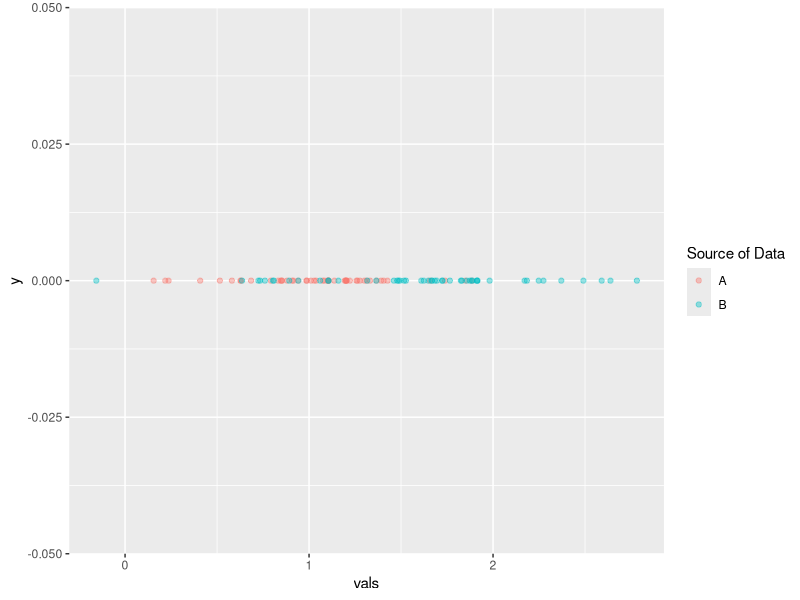
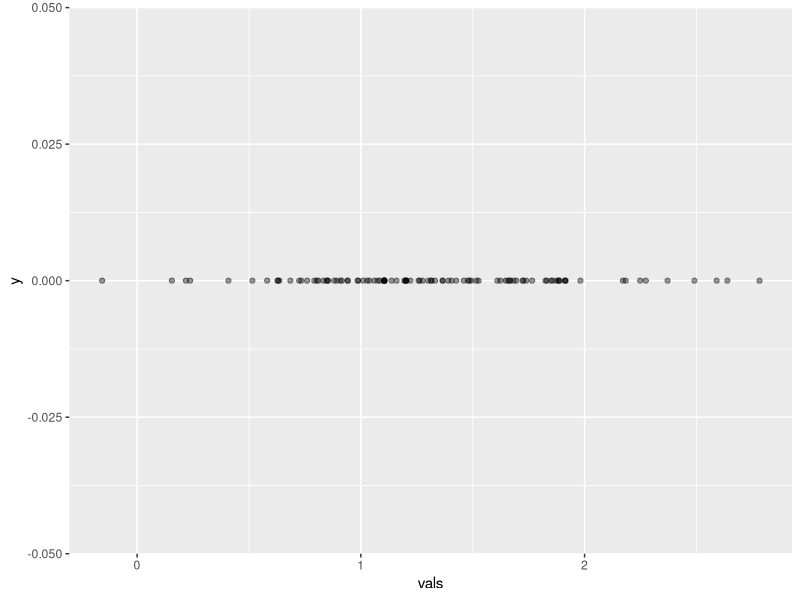
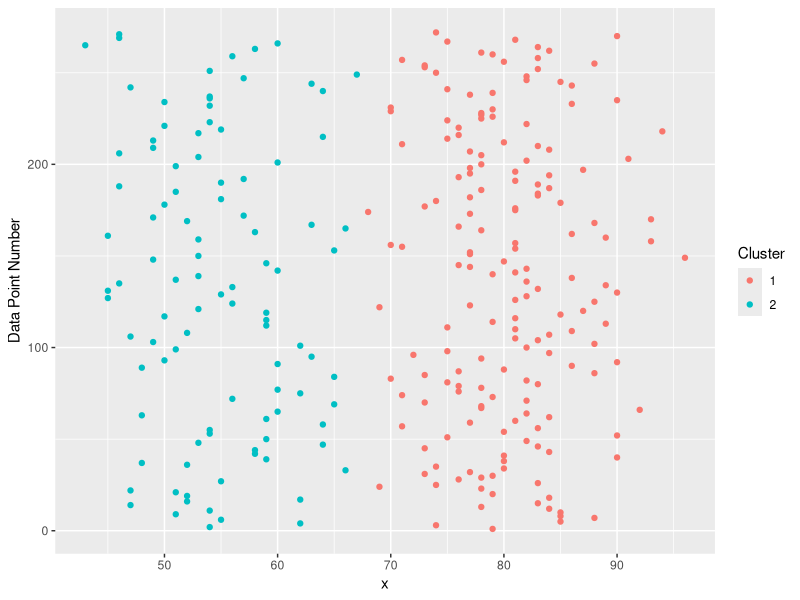

Write the R code that produced these figures, in order.
## ---- chunk 1
library("ggplot2")
library("dplyr")
library("reshape2")
library("mixtools")

options(scipen = 999)

comp1.vals <- data_frame(comp = "A", 
                         vals = rnorm(50, mean = 1, sd = 0.5))
comp2.vals <- data_frame(comp = "B", 
                         vals = rnorm(50, mean = 1.5, sd = 0.5))

vals.df <- bind_rows(comp1.vals, comp2.vals)

vals.df %>%
  ggplot(aes(x = vals, y = 0, color = factor(comp))) +
  geom_point(alpha = 0.4) +
  scale_color_discrete(name = "Source of Data")
## ---- chunk 2
vals.df %>%
  group_by(comp) %>%
  summarize(mean_vals = mean(vals),
            sd_vals = sd(vals))
## ---- chunk 3
vals.df %>%
  ggplot(aes(x = vals, y = 0)) +
  geom_point(alpha = 0.4)
## ---- chunk 4
#' Plot a Mixture Component
#' 
#' @param x Input Data
#' @param mu Mean of Component
#' @param sigma Standard of Component
#' @param lam Mixture Weight of Component
plot_mix_comps <- function(x, mu, sigma, lam) {
  lam * dnorm(x, mu, sigma)
}

set.seed(1)
wait <- faithful$waiting
mixmdl <- normalmixEM(wait, k = 2)

post.df <- as.data.frame(cbind(x = mixmdl$x, mixmdl$posterior))
## ---- chunk 5
wait.kmeans <- kmeans(wait, 2)
wait.kmeans.cluster <- wait.kmeans$cluster

wait.df <- data_frame(x = wait, cluster = wait.kmeans.cluster)

wait.df %>%
  mutate(num = 1:n()) %>%
  ggplot(aes(y = num, x = x, color = factor(cluster))) +
  geom_point() +
  ylab("Data Point Number") +
  scale_color_discrete(name = "Cluster")
## ---- chunk 6
wait.summary.df <- wait.df %>%
	group_by(cluster) %>%
	summarize(mu = mean(x), std = sd(x), size = n())

wait.summary.df %>%
	dplyr::select(cluster, mu, std)
## ---- chunk 7
wait.summary.df <- wait.summary.df %>%
	mutate(alpha = size / sum(size))

wait.summary.df %>%
	dplyr::select(cluster, size, alpha)
## ---- chunk 8
comp1.prod <- 
  dnorm(66, wait.summary.df$mu[1], wait.summary.df$std[1]) *
  wait.summary.df$alpha[1]
## ---- chunk 9
comp2.prod <- 
  dnorm(66, wait.summary.df$mu[2], wait.summary.df$std[2]) *
  wait.summary.df$alpha[2]

normalizer <- comp1.prod + comp2.prod
## ---- chunk 10
comp1.prod / normalizer
## ---- chunk 11
comp1.prod <- dnorm(x = wait, mean = wait.summary.df$mu[1], 
                    sd = wait.summary.df$std[1]) * wait.summary.df$alpha[1]

comp2.prod <- dnorm(x = wait, mean = wait.summary.df$mu[2], 
                    sd = wait.summary.df$std[2]) * wait.summary.df$alpha[2]

normalizer <- comp1.prod + comp2.prod

comp1.post <- comp1.prod / normalizer
comp2.post <- comp2.prod / normalizer
## ---- chunk 12
comp1.n <- sum(comp1.prod)
comp2.n <- sum(comp2.prod)

comp1.mu <- 1/comp1.n * sum(comp1.post * wait)
comp2.mu <- 1/comp2.n * sum(comp2.post * wait)

comp1.var <- sum(comp1.post * (wait - comp1.mu)^2) * 1/comp1.n
comp2.var <- sum(comp2.post * (wait - comp2.mu)^2) * 1/comp2.n

comp1.alpha <- comp1.n / length(wait)
comp2.alpha <- comp2.n / length(wait)

comp.params.df <- data.frame(comp = c("comp1", "comp2"),
                             comp.mu = c(comp1.mu, comp2.mu),
                             comp.var = c(comp1.var, comp2.var),
                             comp.alpha = c(comp1.alpha, comp2.alpha),
                             comp.cal = c("self", "self"))
## ---- chunk 13
# Already calculate component responsibilities for each data point from above
sum.of.comps <- comp1.prod + comp2.prod
sum.of.comps.ln <- log(sum.of.comps, base = exp(1))
sum(sum.of.comps.ln)
## ---- chunk 14
#' Expectation Step 
#'
#' Calculate the soft labels (posterior probabilities) that each component
#' has to each data point
e_step <- function(x, mu.vector, sd.vector, alpha.vector) {
  comp1.prod <- dnorm(x, mu.vector[1], sd.vector[1]) * alpha.vector[1]
  comp2.prod <- dnorm(x, mu.vector[2], sd.vector[2]) * alpha.vector[2]
  sum.of.comps <- comp1.prod + comp2.prod
  comp1.post <- comp1.prod / sum.of.comps
  comp2.post <- comp2.prod / sum.of.comps

  sum.of.comps.ln <- log(sum.of.comps, base = exp(1))
  sum.of.comps.ln.sum <- sum(sum.of.comps.ln)

  list("loglik" = sum.of.comps.ln.sum,
       "posterior.df" = cbind(comp1.post, comp2.post))
}

#' Maximization Step
#'
#' Update the Component Parameters
#' @param x Input data
#' @param posterior.df Posterior probability data.frame
m_step <- function(x, posterior.df) {
  comp1.n <- sum(posterior.df[, 1])
  comp2.n <- sum(posterior.df[, 2])

  comp1.mu <- 1/comp1.n * sum(posterior.df[, 1] * x)
  comp2.mu <- 1/comp2.n * sum(posterior.df[, 2] * x)

  comp1.var <- sum(posterior.df[, 1] * (x - comp1.mu)^2) * 1/comp1.n
  comp2.var <- sum(posterior.df[, 2] * (x - comp2.mu)^2) * 1/comp2.n

  comp1.alpha <- comp1.n / length(x)
  comp2.alpha <- comp2.n / length(x)
  list("mu" = c(comp1.mu, comp2.mu),
       "var" = c(comp1.var, comp2.var),
       "alpha" = c(comp1.alpha, comp2.alpha))
}
## ---- chunk 15
for (i in 1:50) {
  if (i == 1) {
    # Initialization
    e.step <- e_step(wait, wait.summary.df[["mu"]], wait.summary.df[["std"]], 
                     wait.summary.df[["alpha"]])
    m.step <- m_step(wait, e.step[["posterior.df"]])
    cur.loglik <- e.step[["loglik"]]
    loglik.vector <- e.step[["loglik"]]
  } else {
    # Repeat E and M steps till convergence
    e.step <- e_step(wait, m.step[["mu"]], sqrt(m.step[["var"]]), m.step[["alpha"]])
    m.step <- m_step(wait, e.step[["posterior.df"]])
    loglik.vector <- c(loglik.vector, e.step[["loglik"]])

    loglik.diff <- abs((cur.loglik - e.step[["loglik"]]))
    if(loglik.diff < 1e-6) {
      break
    } else {
      cur.loglik <- e.step[["loglik"]]
    }
  }
}
loglik.vector
